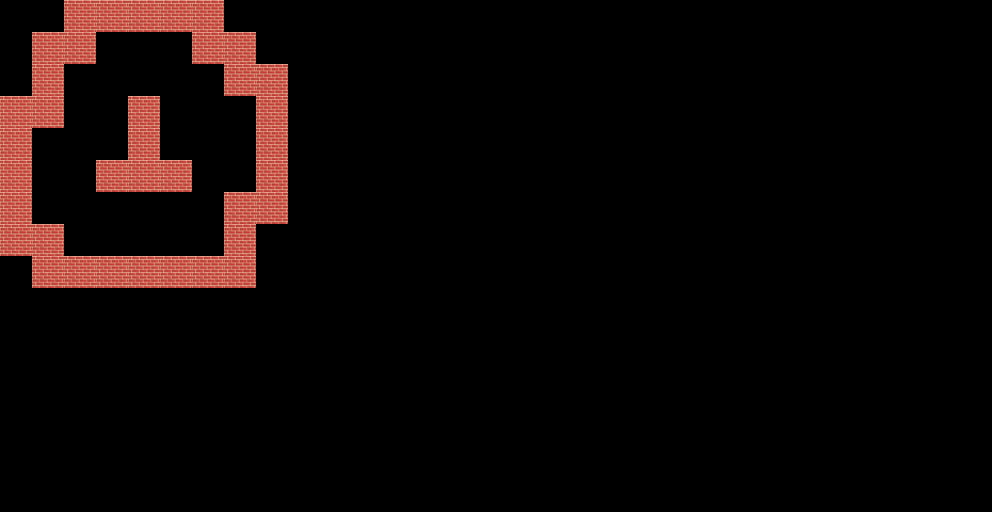

Rendered tile map (Tiled .tmx) drawn with the repository's tilesets; below, a short description and the map source with its tile grids summarised:
An orthogonal 31x16 tile map with 32x32 px tiles, 1 tile layer (块层 1).

<map version="1.0" tiledversion="1.0.2" orientation="orthogonal" renderorder="right-down" width="31" height="16" tilewidth="32" tileheight="32" nextobjectid="1">
 <tileset firstgid="1" name="wall" tilewidth="32" tileheight="32" tilecount="140" columns="14">
  <image source="未标题-1.jpg" width="454" height="340" />
 </tileset>
 <layer name="块层 1" width="31" height="16">
  <data>[496 cells, 37 non-empty, 1 distinct tile ids]</data>
 </layer>
</map>